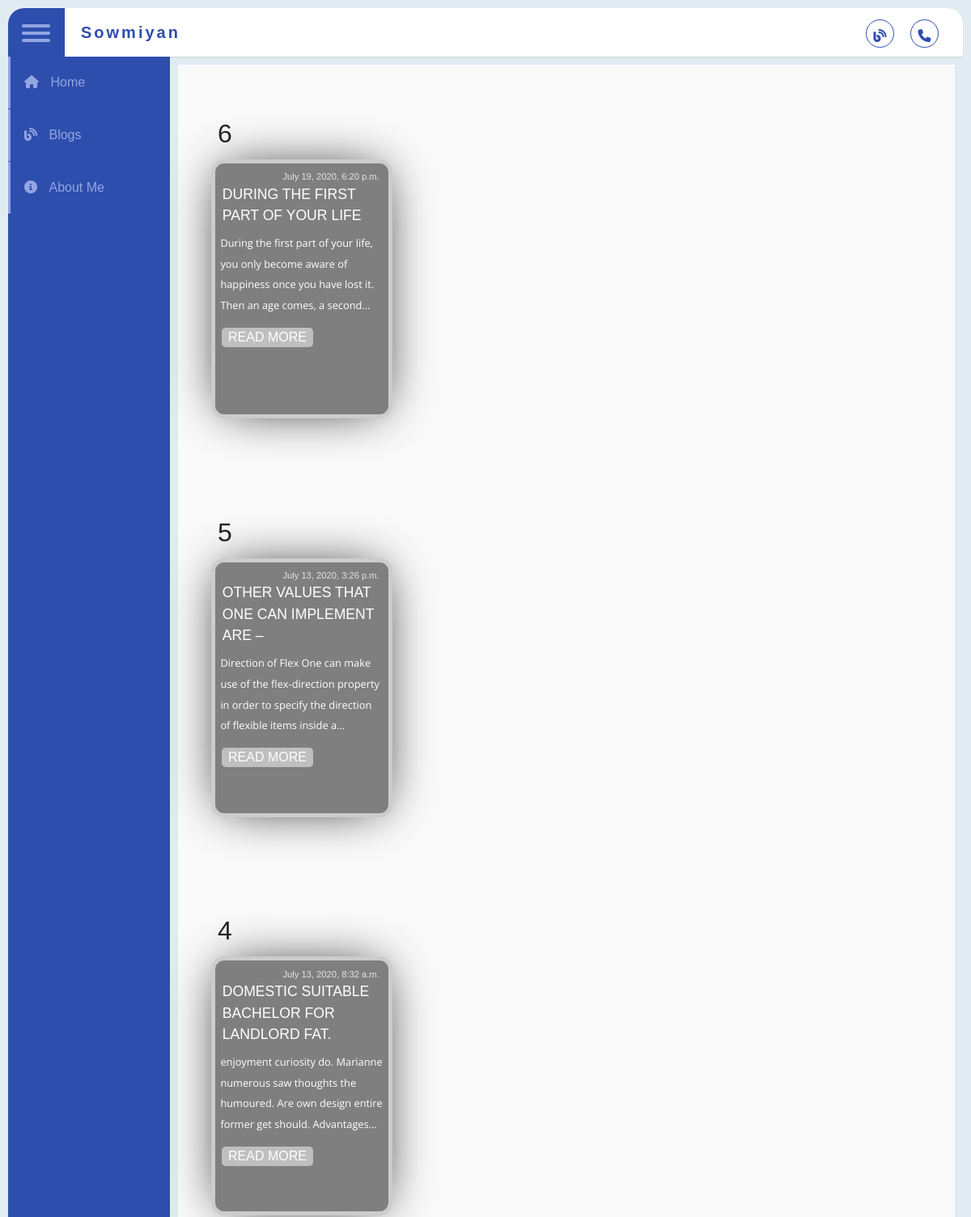
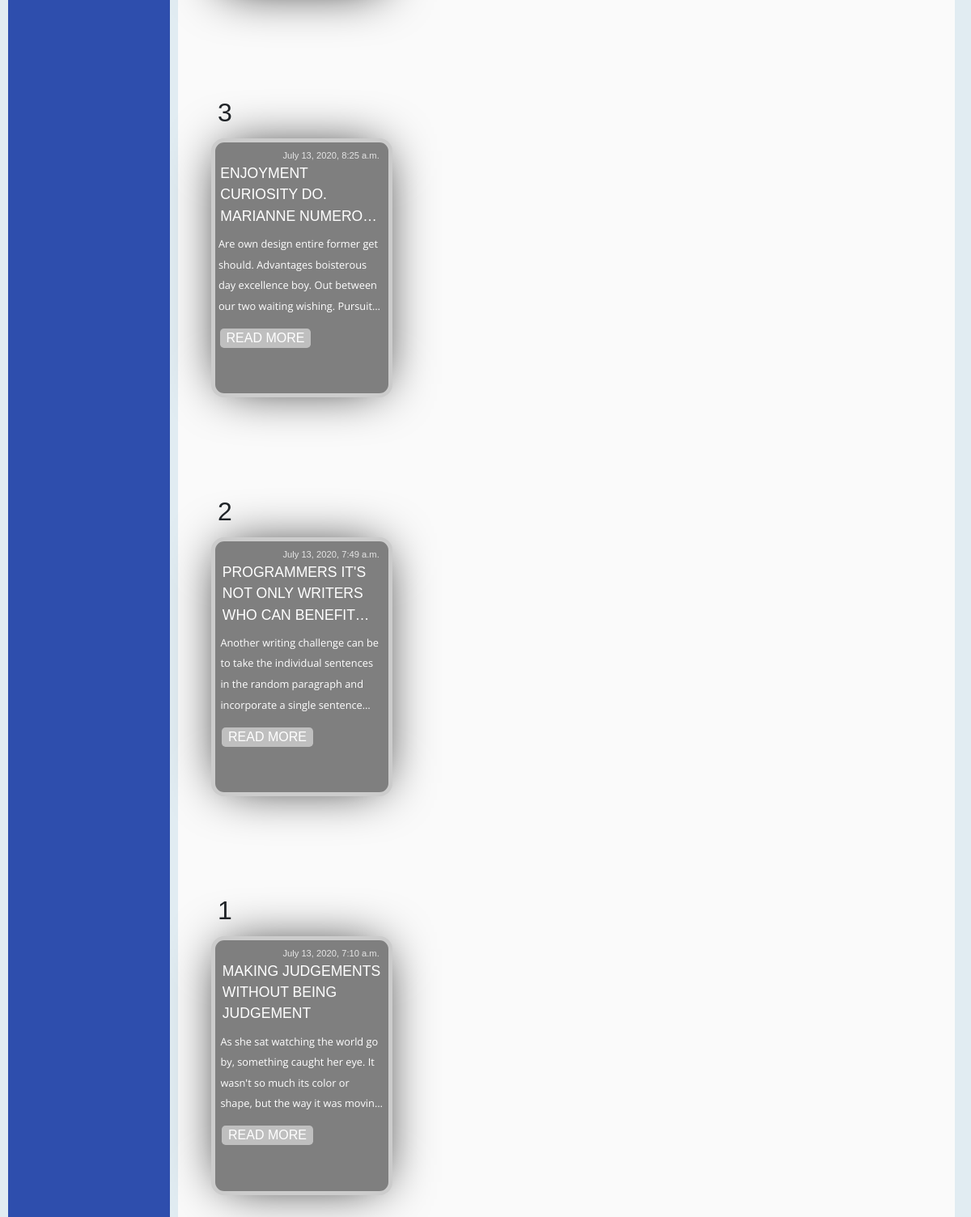
The app's page /blogs/ with its own data (2 pictures, top to bottom).
### blogs/models.py (models this page shows)
class Article(models.Model):
    topic=models.CharField(max_length=250)
    date=models.DateTimeField()
    image=models.ImageField(blank=True, null=True, upload_to='media/')
    content=models.TextField()
    para=models.TextField(default="para")
    thumb=models.ImageField(blank=True, null=True, upload_to='media/')
    published=models.BooleanField(default=True)
    link=models.URLField(blank=True,null=True)
    number=models.IntegerField(blank=True, null =True)
    slug=models.SlugField(default="slug")

### blogs/views.py (the view)
# urls.py: path('blogs/',views.blog,name="list"),
def blog(request):
    blog_card=Article.objects.filter().order_by('number').reverse()
    return render(request,'blog.html',{'blog_card':blog_card})

### blogs/templates/blog.html (shortened to what this page needs)
{% extends 'base.html' %}
{% block content %}
  {% load static %}
<div class="blog-layout">
<div class="row">
  {% for i in blog_card %}
     <section class="cards-wrapper">
     <div class="card-grid-space">
       <div class="num">{{i.number}}</div>
       <a class="card"  href="{% url 'detail' slug=i.slug %}" style="--bg-img: url(https://coolbackgrounds.io/images/backgrounds/index/compute-ea4c57a4.png)">
         <div>
           <h1>{{i.topic}}</h1>
           <p>{{i.content}}</p>
           <div class="date">{{i.date}}</div>
           <div class="tags">
           <div class="tag">READ MORE
           </div>
           </div>
         </div>
       </a>
     </div>
   </section>
{% endfor %}
</div>
</div>
{% endblock %}

### templates/base.html (style rules this page uses)
* { margin: 0; padding: 0; list-style: none; text-decoration: none; box-sizing: border-box; font-family: 'Montserrat', sans-serif; }
body { background: #e1ecf2; }

### blogs/templates/blog.html (style rules this page uses)
:root { --color: #3c3163; --transition-time: 0.5s; }
.blog-layout { margin:0; width:100%; min-height: 100vh; font-family: 'Open Sans'; background: #fafafa; justify-content:center; align-items:center; }
a { color: inherit; }
.cards-wrapper { display: grid; justify-content: center; align-items: center; grid-gap: 4rem; padding: 3rem; margin-rigth:1rem; width: max-content; }
.card { font-family: 'Heebo'; --bg-filter-opacity: 0.5; background-image: linear-gradient(rgba(0,0,0,var(--bg-filter-opacity)),rgba(0,0,0,var(--bg-filter-opacity))), var(--bg-img); height: 20em; width: 14em; font-size: 1em; color: white; border-radius: 1em; margin:0.5em; padding-top:1em; display: flex; align-items: center; background-size: cover; background-position: center; box-shadow: 0 0 4em -1em black; transition: all, var(--transition-time); position: relative; overflow: hidden; border: 5px solid #ccc; text-decoration: none; }
.card h1 { margin-top:0.5em; text-transform:uppercase; overflow: hidden; display: -webkit-box; -webkit-line-clamp: 3; -webkit-box-orient: vertical; font-size: 1.1em; margin:0.5em; line-height: 1.5em; }
.card p { font-size: 0.8em; overflow: hidden; display: -webkit-box; -webkit-line-clamp: 4; -webkit-box-orient: vertical; font-family: 'Open Sans'; margin: 0.5em; line-height: 2em; }
.card .tags { display:-webkit-box; }
.card .tags .tag { font-size: 1em; background: rgba(255,255,255,0.5); border-radius: 0.3rem; padding: 0 0.5em; margin: 0.5em; line-height: 1.5em; transition: all, var(--transition-time); }
.card .date { position: absolute; top: 0; right: 0; font-size: 0.7em; padding: 1em; line-height: 1em; opacity: .8; }
.card:before, .card:after { content: ''; transform: scale(0); transform-origin: top left; border-radius: 50%; position: absolute; left: -50%; top: -50%; z-index: -5; transition: all, var(--transition-time); transition-timing-function: ease-in-out; }
.card:before { background: #ddd; width: 250%; height: 250%; }
.card:after { background: white; width: 200%; height: 200%; }
.card-grid-space .num { font-size: 2em; margin-top: 0.8rem; margin-left: 1rem; }
@media screen and (max-width: 1285px) { .cards-wrapper { grid-template-columns: 1fr 1fr; } }

### records on screen
Article: number "6", topic "DURING THE FIRST PART OF YOUR LIFE", content "During the first part of your life, you only become aware of happiness once you have lost it. Then an age comes, a…", date "July 19, 2020, 6:20 p.m."
Article: number "5", topic "OTHER VALUES THAT ONE CAN IMPLEMENT ARE –", content "Direction of Flex One can make use of the flex-direction property in order to specify the direction of flexible items inside…", date "July 13, 2020, 3:26 p.m."
Article: number "4", topic "DOMESTIC SUITABLE BACHELOR FOR LANDLORD FAT.", content "enjoyment curiosity do. Marianne numerous saw thoughts the humoured. Are own design entire former get should.…", date "July 13, 2020, 8:32 a.m."
Article: number "3", topic "ENJOYMENT CURIOSITY DO. MARIANNE…", content "Are own design entire former get should. Advantages boisterous day excellence boy. Out between our two waiting wishing.…", date "July 13, 2020, 8:25 a.m."
Article: number "2", topic "PROGRAMMERS IT'S NOT ONLY WRITERS WHO CAN…", content "Another writing challenge can be to take the individual sentences in the random paragraph and incorporate a single…", date "July 13, 2020, 7:49 a.m."
Article: number "1", topic "MAKING JUDGEMENTS WITHOUT BEING JUDGEMENT", content "As she sat watching the world go by, something caught her eye. It wasn't so much its color or shape, but the way it was…", date "July 13, 2020, 7:10 a.m."
